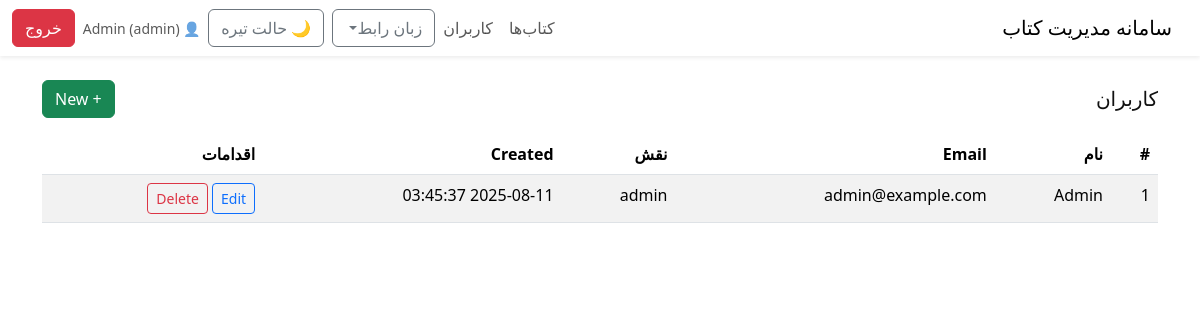
Page /users.php?lang=fa (signed in) on the committed database.
### tables this page shows
CREATE TABLE IF NOT EXISTS users (
  id INT AUTO_INCREMENT PRIMARY KEY,
  name VARCHAR(100) NOT NULL,
  email VARCHAR(190) NOT NULL UNIQUE,
  password_hash VARCHAR(255) NOT NULL,
  role ENUM('admin','editor','viewer') NOT NULL DEFAULT 'viewer',
  created_at TIMESTAMP DEFAULT CURRENT_TIMESTAMP
);

### i18n.php (called while the page is built, shortened)
<?php
$cfg = require __DIR__ . '/config.php';
$LOCALE = $_SESSION['locale'] ?? $cfg['default_locale'];
function t($key)
{
    global $LOCALE, $STRINGS;
    return $STRINGS[$LOCALE][$key] ?? ($STRINGS['en'][$key] ?? $key);
}

### auth.php (called while the page is built, shortened)
<?php
function current_user()
{
    return $_SESSION['user'] ?? null;
}

### public/users.php (the view, shortened to what this page needs)
<?php
require_once __DIR__ . '/../auth.php';
require_once __DIR__ . '/../i18n.php';
$pdo = db();
$users = $pdo->query('SELECT id,name,email,role,created_at FROM users ORDER BY created_at DESC')->fetchAll();
include __DIR__ . '/partials/header.php';
include __DIR__ . '/partials/nav.php';
?>
<div class="container py-4">
    <div class="d-flex justify-content-between align-items-center mb-3">
        <h1 class="h5 m-0"><?= t('users') ?></h1>
        <button class="btn btn-success" data-bs-toggle="modal" data-bs-target="#userModal">+ New</button>
    </div>
    <div class="table-responsive">
        <table class="table table-striped">
            <thead>
                <tr>
                    <th>#</th>
                    <th><?= t('name') ?></th>
                    <th>Email</th>
                    <th><?= t('role') ?></th>
                    <th>Created</th>
                    <th><?= t('actions') ?></th>
                </tr>
            </thead>
            <tbody>
                <?php foreach ($users as $i => $u): ?>
                    <tr>
                        <td><?= $i + 1 ?></td>
                        <td><?= htmlspecialchars($u['name']) ?></td>
                        <td><?= htmlspecialchars($u['email']) ?></td>
                        <td><?= htmlspecialchars($u['role']) ?></td>
                        <td><?= htmlspecialchars($u['created_at']) ?></td>
                        <td>
                            <button class="btn btn-sm btn-outline-primary" data-bs-toggle="modal"
                                data-bs-target="#editModal<?= $u['id'] ?>">Edit</button>
                            <form method="post" class="d-inline" onsubmit="return confirm('Delete?')">
                                <button class="btn btn-sm btn-outline-danger">Delete</button>
                            </form>
                        </td>
                    </tr>
                <?php endforeach; ?>
            </tbody>
        </table>
    </div>
</div>
<?php include __DIR__ . '/partials/footer.php'; ?>

### public/partials/nav.php (shortened to what this page needs)
<?php $user = current_user();
$isAdmin = $user && $user['role'] === 'admin'; ?>
<nav class="navbar navbar-expand-lg shadow-sm sticky-top" id="topbar">
    <div class="container-fluid">
        <a class="navbar-brand" href="/public/dashboard.php"><?= t('app_title') ?></a>
        <div class="collapse navbar-collapse" id="navmenu">
            <ul class="navbar-nav me-auto mb-2 mb-lg-0">
                <li class="nav-item"><a class="nav-link" href="dashboard.php"><?= t('books') ?></a></li>
                <?php if ($isAdmin): ?>
                    <li class="nav-item"><a class="nav-link" href="users.php"><?= t('users') ?></a></li>
                <?php endif; ?>
            </ul>
            <div class="d-flex align-items-center gap-2">
                <div class="dropdown">
                    <button class="btn btn-outline-secondary dropdown-toggle"
                        data-bs-toggle="dropdown"><?= t('language_ui') ?></button>
                </div>
                <button id="themeToggle" class="btn btn-outline-secondary">🌙 <?= t('dark_mode') ?></button>
                <?php if ($user): ?>
                    <span class="navbar-text small">👤 <?= htmlspecialchars($user['name']) ?>
                        (<?= htmlspecialchars($user['role']) ?>)</span>
                    <a class="btn btn-danger" href="logout.php"><?= t('logout') ?></a>
                <?php endif; ?>
            </div>
        </div>
    </div>
</nav>

### public/assets/styles.css (style rules this page uses)
:root { --bg:#ffffff; --fg:#111111; --muted:#6c757d; --card:#ffffff; }
html,body { background:var(--bg); color:var(--fg); }
#topbar { background:var(--card); }
.table thead th { position:sticky; top:0; background:var(--card); z-index:1; }

### rows in the picture
users: name "Admin", role "admin", email "admin@example.com", created_at "2025-08-11 03:45:37"

### other values in the picture
t('app_title') "سامانه مدیریت کتاب"
t('books') "کتاب‌ها"
t('users') "کاربران"
t('language_ui') "زبان رابط"
t('dark_mode') "حالت تیره"
t('logout') "خروج"
t('name') "نام"
t('role') "نقش"
t('actions') "اقدامات"
